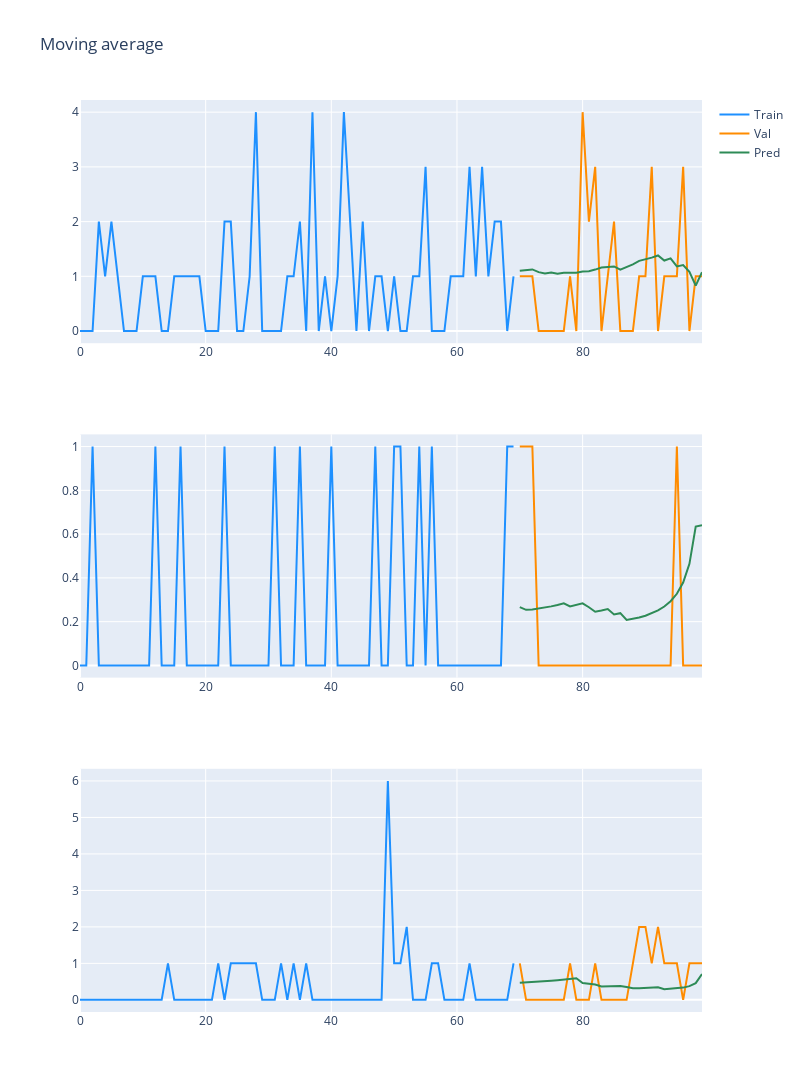

Write notebook code for a chart like this one.
### Code cell
pred_1 = predictions[0]
pred_2 = predictions[1]
pred_3 = predictions[2]

fig = make_subplots(rows=3, cols=1)

fig.add_trace(
    go.Scatter(x=np.arange(70), mode='lines', y=train_dataset.loc[0].values, marker=dict(color="dodgerblue"),
               name="Train"),
    row=1, col=1
)

fig.add_trace(
    go.Scatter(x=np.arange(70, 100), y=val_dataset.loc[0].values, mode='lines', marker=dict(color="darkorange"),
               name="Val"),
    row=1, col=1
)

fig.add_trace(
    go.Scatter(x=np.arange(70, 100), y=pred_1, mode='lines', marker=dict(color="seagreen"),
               name="Pred"),
    row=1, col=1
)

fig.add_trace(
    go.Scatter(x=np.arange(70), mode='lines', y=train_dataset.loc[1].values, marker=dict(color="dodgerblue"), showlegend=False),
    row=2, col=1
)

fig.add_trace(
    go.Scatter(x=np.arange(70, 100), y=val_dataset.loc[1].values, mode='lines', marker=dict(color="darkorange"), showlegend=False),
    row=2, col=1
)

fig.add_trace(
    go.Scatter(x=np.arange(70, 100), y=pred_2, mode='lines', marker=dict(color="seagreen"), showlegend=False,
               name="Denoised signal"),
    row=2, col=1
)

fig.add_trace(
    go.Scatter(x=np.arange(70), mode='lines', y=train_dataset.loc[2].values, marker=dict(color="dodgerblue"), showlegend=False),
    row=3, col=1
)

fig.add_trace(
    go.Scatter(x=np.arange(70, 100), y=val_dataset.loc[2].values, mode='lines', marker=dict(color="darkorange"), showlegend=False),
    row=3, col=1
)

fig.add_trace(
    go.Scatter(x=np.arange(70, 100), y=pred_3, mode='lines', marker=dict(color="seagreen"), showlegend=False,
               name="Denoised signal"),
    row=3, col=1
)

fig.update_layout(height=1200, width=800, title_text="Moving average")
fig.show()

### Figure 1 — Plotly figure (JSON) as saved in the notebook; plotly's stock layout.template omitted (floating-point values rounded to 4 significant figures)
{"data": [{"marker": {"color": "dodgerblue"}, "mode": "lines", "name": "Train", "type": "scatter", "x": [0, 1, 2, 3, 4, 5, 6, 7, 8, 9, 10, 11, 12, 13, 14, 15, 16, 17, 18, 19, 20, 21, 22, 23, 24, 25, 26, 27, 28, 29, 30, 31, 32, 33, 34, 35, 36, 37, 38, 39, 40, 41, 42, 43, 44, 45, 46, 47, 48, 49, 50, 51, 52, 53, 54, 55, 56, 57, 58, 59, 60, 61, 62, 63, 64, 65, 66, 67, 68, 69], "xaxis": "x", "y": [0, 0, 0, 2, 1, 2, 1, 0, 0, 0, 1, 1, 1, 0, 0, 1, 1, 1, 1, 1, 0, 0, 0, 2, 2, 0, 0, 1, 4, 0, 0, 0, 0, 1, 1, 2, 0, 4, 0, 1, 0, 1, 4, 2, 0, 2, 0, 1, 1, 0, 1, 0, 0, 1, 1, 3, 0, 0, 0, 1, 1, 1, 3, 1, 3, 1, 2, 2, 0, 1], "yaxis": "y"}, {"marker": {"color": "darkorange"}, "mode": "lines", "name": "Val", "type": "scatter", "x": [70, 71, 72, 73, 74, 75, 76, 77, 78, 79, 80, 81, 82, 83, 84, 85, 86, 87, 88, 89, 90, 91, 92, 93, 94, 95, 96, 97, 98, 99], "xaxis": "x", "y": [1, 1, 1, 0, 0, 0, 0, 0, 1, 0, 4, 2, 3, 0, 1, 2, 0, 0, 0, 1, 1, 3, 0, 1, 1, 1, 3, 0, 1, 1], "yaxis": "y"}, {"marker": {"color": "seagreen"}, "mode": "lines", "name": "Pred", "type": "scatter", "x": [70, 71, 72, 73, 74, 75, 76, 77, 78, 79, 80, 81, 82, 83, 84, 85, 86, 87, 88, 89, 90, 91, 92, 93, 94, 95, 96, 97, 98, 99], "xaxis": "x", "y": [1.1, 1.119, 1.126, 1.076, 1.053, 1.067, 1.045, 1.064, 1.063, 1.063, 1.089, 1.092, 1.123, 1.159, 1.169, 1.18, 1.121, 1.166, 1.219, 1.282, 1.309, 1.342, 1.381, 1.288, 1.327, 1.181, 1.206, 1.082, 0.8302, 1.075], "yaxis": "y"}, {"marker": {"color": "dodgerblue"}, "mode": "lines", "showlegend": false, "type": "scatter", "x": [0, 1, 2, 3, 4, 5, 6, 7, 8, 9, 10, 11, 12, 13, 14, 15, 16, 17, 18, 19, 20, 21, 22, 23, 24, 25, 26, 27, 28, 29, 30, 31, 32, 33, 34, 35, 36, 37, 38, 39, 40, 41, 42, 43, 44, 45, 46, 47, 48, 49, 50, 51, 52, 53, 54, 55, 56, 57, 58, 59, 60, 61, 62, 63, 64, 65, 66, 67, 68, 69], "xaxis": "x2", "y": [0, 0, 1, 0, 0, 0, 0, 0, 0, 0, 0, 0, 1, 0, 0, 0, 1, 0, 0, 0, 0, 0, 0, 1, 0, 0, 0, 0, 0, 0, 0, 1, 0, 0, 0, 1, 0, 0, 0, 0, 1, 0, 0, 0, 0, 0, 0, 1, 0, 0, 1, 1, 0, 0, 1, 0, 1, 0, 0, 0, 0, 0, 0, 0, 0, 0, 0, 0, 1, 1], "yaxis": "y2"}, {"marker": {"color": "darkorange"}, "mode": "lines", "showlegend": false, "type": "scatter", "x": [70, 71, 72, 73, 74, 75, 76, 77, 78, 79, 80, 81, 82, 83, 84, 85, 86, 87, 88, 89, 90, 91, 92, 93, 94, 95, 96, 97, 98, 99], "xaxis": "x2", "y": [1, 1, 1, 0, 0, 0, 0, 0, 0, 0, 0, 0, 0, 0, 0, 0, 0, 0, 0, 0, 0, 0, 0, 0, 0, 1, 0, 0, 0, 0], "yaxis": "y2"}, {"marker": {"color": "seagreen"}, "mode": "lines", "name": "Denoised signal", "showlegend": false, "type": "scatter", "x": [70, 71, 72, 73, 74, 75, 76, 77, 78, 79, 80, 81, 82, 83, 84, 85, 86, 87, 88, 89, 90, 91, 92, 93, 94, 95, 96, 97, 98, 99], "xaxis": "x2", "y": [0.2667, 0.254, 0.2552, 0.2589, 0.264, 0.2699, 0.2766, 0.284, 0.2694, 0.2761, 0.2837, 0.2661, 0.2455, 0.2511, 0.2579, 0.2326, 0.2388, 0.2078, 0.2127, 0.2191, 0.2273, 0.2377, 0.2512, 0.2691, 0.2932, 0.3274, 0.3788, 0.4643, 0.6346, 0.6409], "yaxis": "y2"}, {"marker": {"color": "dodgerblue"}, "mode": "lines", "showlegend": false, "type": "scatter", "x": [0, 1, 2, 3, 4, 5, 6, 7, 8, 9, 10, 11, 12, 13, 14, 15, 16, 17, 18, 19, 20, 21, 22, 23, 24, 25, 26, 27, 28, 29, 30, 31, 32, 33, 34, 35, 36, 37, 38, 39, 40, 41, 42, 43, 44, 45, 46, 47, 48, 49, 50, 51, 52, 53, 54, 55, 56, 57, 58, 59, 60, 61, 62, 63, 64, 65, 66, 67, 68, 69], "xaxis": "x3", "y": [0, 0, 0, 0, 0, 0, 0, 0, 0, 0, 0, 0, 0, 0, 1, 0, 0, 0, 0, 0, 0, 0, 1, 0, 1, 1, 1, 1, 1, 0, 0, 0, 1, 0, 1, 0, 1, 0, 0, 0, 0, 0, 0, 0, 0, 0, 0, 0, 0, 6, 1, 1, 2, 0, 0, 0, 1, 1, 0, 0, 0, 0, 1, 0, 0, 0, 0, 0, 0, 1], "yaxis": "y3"}, {"marker": {"color": "darkorange"}, "mode": "lines", "showlegend": false, "type": "scatter", "x": [70, 71, 72, 73, 74, 75, 76, 77, 78, 79, 80, 81, 82, 83, 84, 85, 86, 87, 88, 89, 90, 91, 92, 93, 94, 95, 96, 97, 98, 99], "xaxis": "x3", "y": [1, 0, 0, 0, 0, 0, 0, 0, 1, 0, 0, 0, 1, 0, 0, 0, 0, 0, 1, 2, 2, 1, 2, 1, 1, 1, 0, 1, 1, 1], "yaxis": "y3"}, {"marker": {"color": "seagreen"}, "mode": "lines", "name": "Denoised signal", "showlegend": false, "type": "scatter", "x": [70, 71, 72, 73, 74, 75, 76, 77, 78, 79, 80, 81, 82, 83, 84, 85, 86, 87, 88, 89, 90, 91, 92, 93, 94, 95, 96, 97, 98, 99], "xaxis": "x3", "y": [0.4667, 0.4747, 0.4853, 0.497, 0.5097, 0.5233, 0.5381, 0.554, 0.5712, 0.59, 0.4605, 0.442, 0.4214, 0.369, 0.3715, 0.3758, 0.3819, 0.3516, 0.3162, 0.3199, 0.3255, 0.3336, 0.345, 0.2893, 0.2982, 0.3122, 0.3351, 0.3752, 0.4577, 0.7085], "yaxis": "y3"}], "layout": {"height": 1200, "title": {"text": "Moving average"}, "width": 800, "xaxis": {"anchor": "y", "domain": [0, 1]}, "xaxis2": {"anchor": "y2", "domain": [0, 1]}, "xaxis3": {"anchor": "y3", "domain": [0, 1]}, "yaxis": {"anchor": "x", "domain": [0.7333, 1]}, "yaxis2": {"anchor": "x2", "domain": [0.3667, 0.6333]}, "yaxis3": {"anchor": "x3", "domain": [0, 0.2667]}}}
